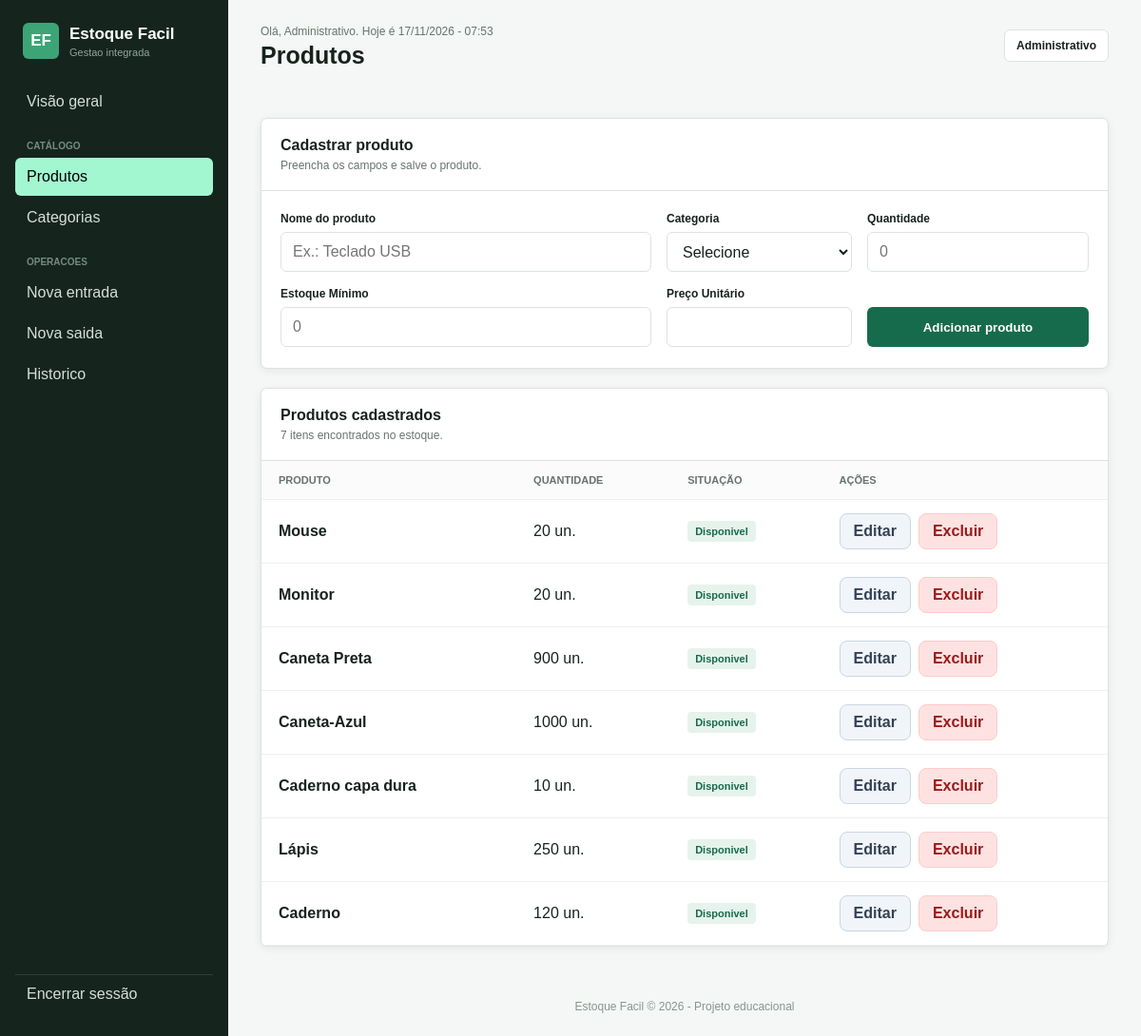
Page /produtos.php (signed in) on the committed database.
### tables this page shows
CREATE TABLE `produtos` (
  `id` int(10) UNSIGNED NOT NULL,
  `nome` varchar(120) NOT NULL,
  `categoria` varchar(80) NOT NULL,
  `quantidade` int(10) UNSIGNED NOT NULL DEFAULT 0,
  `estoque_minimo` int(11) NOT NULL,
  `preco` decimal(10,2) NOT NULL DEFAULT 0.00,
  `cadastrado_em` timestamp NULL DEFAULT current_timestamp()
);

### contexto-produtos.php (called while the page is built, shortened)
<?php
$origem = $_POST['origem'] ?? $_GET['origem'] ?? $paginaProdutos;
$paginaProdutos = $origem === 'produto.php' ? 'produto.php' : 'produtos.php';
$idEdicao = null;
$erros = [];
$campos = array_fill_keys(['nome', 'categoria_id', 'quantidade_produto', 'estoque_minimo', 'preco_unitario'], '');
try {
    require __DIR__ . '/conexao.php';
    require __DIR__ . '/listar.php';
} catch (PDOException $erro) {
    error_log('Erro no banco de produtos: ' . $erro->getMessage());
    $erros[] = 'Não foi possível acessar o banco de dados. Tente novamente em instantes.';
}
function escaparProduto($valor): string {
    return htmlspecialchars((string) $valor, ENT_QUOTES | ENT_SUBSTITUTE, 'UTF-8');
}

### listar.php (called while the page is built, shortened)
<?php
$produtos = $pdo->query('SELECT id, nome, quantidade, estoque_minimo FROM produtos ORDER BY id DESC')->fetchAll();

### verificar-login.php (called while the page is built, shortened)
<?php
function usuarioEhAdministrador(): bool
{
    return ($_SESSION['perfil'] ?? '') === 'administrador';
}

### produtos.php (the view, shortened to what this page needs)
<?php
require_once "verificar-login.php";
$paginaProdutos = 'produtos.php';
require __DIR__ . '/contexto-produtos.php';
?>
<!DOCTYPE html>
<html lang="pt-BR">
<head>
    <link rel="stylesheet" href="css/estilo.css">
</head>
<body>
    <div class="pagina">
        <?php include "menu.php"; ?>
        <main class="conteudo">
            <?php include "cabecalho.php"; ?>
            <section class="painel painel-produtos">
                <div class="painel-titulo">
                    <h2><?= $idEdicao ? 'Editar produto' : 'Cadastrar produto' ?></h2>
                    <p>Preencha os campos e salve o produto.</p>
                </div>
                <form class="formulario-produto" method="POST" action="<?= $idEdicao ? 'editar.php' : 'inserir.php' ?>">
                    <div class="campo-formulario">
                        <label for="nome">Nome do produto</label>
                        <input type="text" name="nome" id="nome" maxlength="120" value="<?= escaparProduto($campos['nome']) ?>" placeholder="Ex.: Teclado USB" required>
                    </div>
                    <div class="campo-formulario">
                        <label for="categoria_id">Categoria</label>
                        <select name="categoria_id" id="categoria_id" required>
                            <option value="">Selecione</option>
                        </select>
                    </div>
                    <div class="campo-formulario">
                        <label for="quantidade_produto">Quantidade</label>
                        <input type="number" name="quantidade_produto" id="quantidade_produto" value="<?= escaparProduto($campos['quantidade_produto']) ?>" min="0" placeholder="0" required>
                    </div>
                    <div class="campo-formulario">
                        <label for="estoque_minimo">Estoque Mínimo</label>
                        <input type="number" name="estoque_minimo" id="estoque_minimo" value="<?= escaparProduto($campos['estoque_minimo']) ?>" min="0" placeholder="0" required>
                    </div>
                    <div class="campo-formulario">
                        <label for="preco_unitario">Preço Unitário</label>
                        <input type="number" name="preco_unitario" id="preco_unitario" value="<?= escaparProduto($campos['preco_unitario']) ?>"
                            min="0" step="0.01" required>
                    </div>
                    <button class="botao-primario" type="submit"><?= $idEdicao ? 'Salvar alterações' : 'Adicionar produto' ?></button>
                </form>
            </section>
            <section class="painel painel-produtos">
                <div class="painel-titulo">
                    <h2>Produtos cadastrados</h2>
                    <p><?= count($produtos) ?> itens encontrados no estoque.</p>
                </div>
                <div class="tabela-container">
                    <table>
                        <thead>
                            <tr>
                                <th>Produto</th>
                                <th>Quantidade</th>
                                <th>Situação</th>
                                <th>Ações</th>
                            </tr>
                        </thead>
                        <tbody>
                            <?php foreach ($produtos as $produto) { ?>
                                <tr class="<?= $produto["quantidade"] <= $produto["estoque_minimo"] ? "baixo-estoque" : "" ?>">
                                    <td><strong><?= htmlspecialchars($produto["nome"], ENT_QUOTES, "UTF-8") ?></strong></td>
                                    <td><?= (int) $produto["quantidade"] ?> un.</td>
                                    <td><span class="etiqueta <?= $produto["quantidade"] <= $produto["estoque_minimo"] ? "estoque-baixo" : "" ?>"><?= $produto["quantidade"] <= $produto["estoque_minimo"] ? "Estoque baixo" : "Disponivel" ?></span></td>
                                    <td>
                                        <div class="acoes-produto">
                                            <a class="botao-secundario" href="editar.php?origem=<?= $paginaProdutos ?>&amp;editar=<?= (int) $produto['id'] ?>">Editar</a>
                                            <?php if (usuarioEhAdministrador()): ?>
                                            <form method="POST" action="deletar.php" onsubmit="return confirm('Deseja excluir este produto? Esta ação não pode ser desfeita.');">
                                                <button class="botao-excluir" type="submit">Excluir</button>
                                            </form>
                                            <?php endif; ?>
                                        </div>
                                    </td>
                                </tr>
                            <?php } ?>
                        </tbody>
                    </table>
                </div>
            </section>
            <?php include "rodape.php"; ?>
        </main>
    </div>
</body>
</html>

### css/estilo.css (style rules this page uses)
* { box-sizing: border-box; }
:root { --verde-escuro: #15251e; --verde: #176b4d; --verde-claro: #e6f3ed; --fundo: #f4f7f5; --branco: #ffffff; --texto: #17221d; --texto-claro: #68736d; --borda: #dce3df; --vermelho: #b33b36; }
body { margin: 0; font-family: Arial, Helvetica, sans-serif; background-color: var(--fundo); color: var(--texto); }
.pagina { min-height: 100vh; }
.conteudo { min-height: 100vh; margin-left: 240px; padding: 0 34px; }
.painel { overflow: hidden; border: 1px solid var(--borda); border-radius: 7px; background-color: var(--branco); box-shadow: 0 2px 10px rgba(23, 34, 29, 0.07); }
.painel-titulo { padding: 19px 20px; border-bottom: 1px solid var(--borda); }
.painel-titulo h2 { margin: 0; font-size: 16px; }
.painel-titulo p { margin: 5px 0 0; color: var(--texto-claro); font-size: 12px; }
.tabela-container { overflow-x: auto; }
table { width: 100%; min-width: 620px; border-collapse: collapse; }
th, td { padding: 14px 18px; border-bottom: 1px solid #edf0ee; text-align: left; }
th { background-color: #fafbfa; color: var(--texto-claro); font-size: 11px; text-transform: uppercase; }
.etiqueta { display: inline-block; padding: 5px 8px; border-radius: 4px; background-color: var(--verde-claro); color: var(--verde); font-size: 11px; font-weight: bold; }
.painel-produtos { margin-bottom: 20px; }
.formulario-produto { display: grid; grid-template-columns: minmax(220px, 2fr) minmax(130px, 1fr) auto; align-items: end; gap: 16px; padding: 22px 20px; }
.campo-formulario label { display: block; margin-bottom: 7px; font-size: 12px; font-weight: bold; }
.campo-formulario input, .campo-formulario select { width: 100%; height: 42px; padding: 0 12px; border: 1px solid var(--borda); border-radius: 6px; background-color: var(--branco); color: var(--texto); font: inherit; outline: none; }
.botao-primario { height: 42px; padding: 0 20px; border: 0; border-radius: 6px; background-color: var(--verde); color: var(--branco); font-weight: bold; cursor: pointer; }
.acoes-produto { display: flex; align-items: center; gap: 8px; }
.acoes-produto form { margin: 0; }
.botao-secundario, .botao-excluir { display: inline-block; padding: 9px 14px; border: 1px solid #cbd5e1; border-radius: 8px; font: inherit; font-weight: 600; text-decoration: none; cursor: pointer; background: #f1f5f9; color: #334155; }
.botao-excluir { background: #fee2e2; color: #991b1b; border-color: #fecaca; }

### rows in the picture
produtos: nome "Mouse", quantidade "20", estoque_minimo "Disponivel"
produtos: nome "Monitor", quantidade "20", estoque_minimo "Disponivel"
produtos: nome "Caneta Preta", quantidade "900", estoque_minimo "Disponivel"
produtos: nome "Caneta-Azul", quantidade "1000", estoque_minimo "Disponivel"
produtos: nome "Caderno capa dura", quantidade "10", estoque_minimo "Disponivel"
produtos: nome "Lápis", quantidade "250", estoque_minimo "Disponivel"
produtos: nome "Caderno", quantidade "120", estoque_minimo "Disponivel"

### other values in the picture
$usuario "Administrativo"
$tituloPagina "Produtos"
count($produtos) "7"
